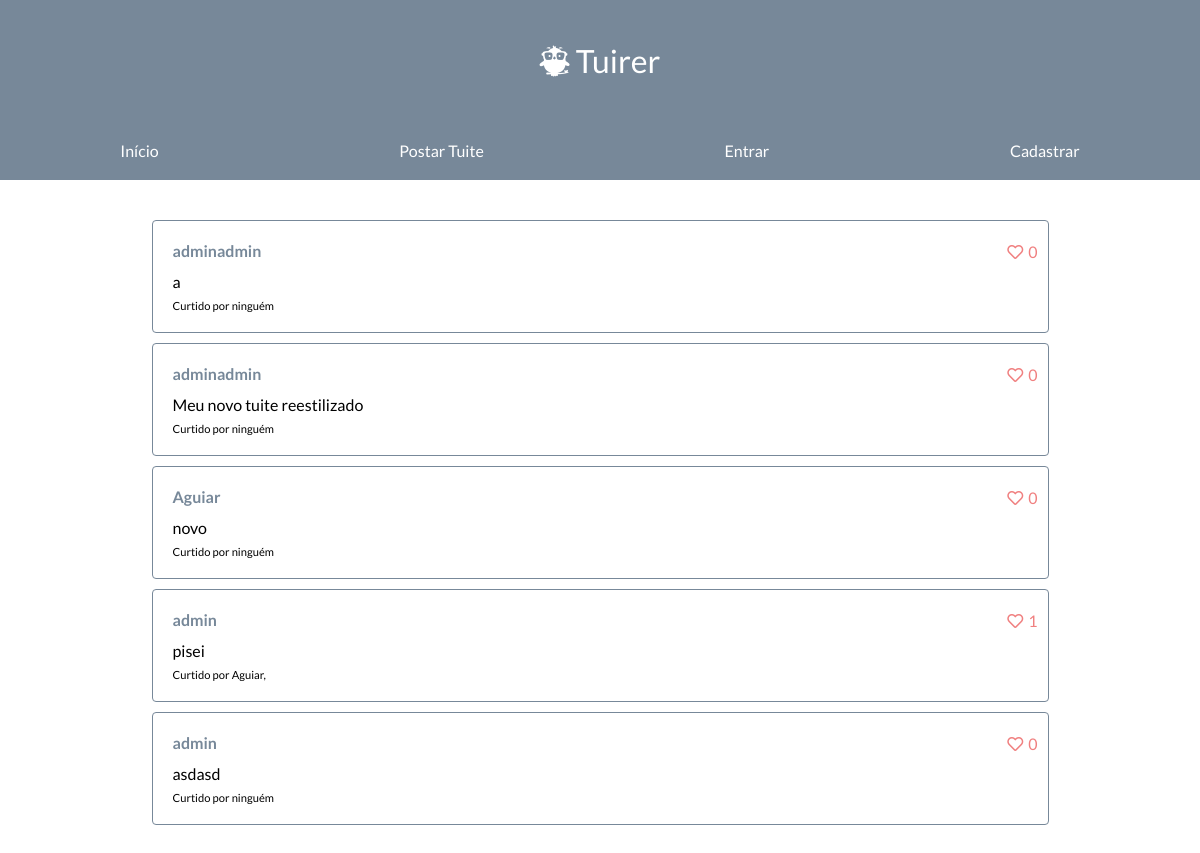
The page / on the database its author committed.
### tuites/models.py (models this page shows, shortened)
class Tuite(models.Model):
    content = models.CharField('Tuite', max_length=280)
    author = models.ForeignKey(
        'users.User',
        on_delete = models.CASCADE, #models.PROTECT protege da exclusão, e impede excluir o usuário até excluir os tuites
        related_name = 'tuites' #Permite chamar a partir do model de User os tuites que se relacionam com ele
    )
    date_created = models.DateTimeField(auto_now_add=True)
    liked_by = models.ManyToManyField('users.User', blank = True)
    @property
    def likes_count(self):
        return self.liked_by.count()
    objects = TuitesManager() #Sobrescrevendo o atributo objects para nosso manager criado, mas como herança, apenas herdando e colocando a mais
    class Meta:
        ordering = ('-date_created', )

### users/models.py (models this page shows, shortened)
class User(AbstractUser):
    picture = models.ImageField('Foto de perfil', default='img/blank-profile-picture.png')
    following = models.ManyToManyField('self', related_name="seguidores", symmetrical=False, blank=True)

### core/views.py (the view)
# urls.py: path('', index, name="index"),
def index(request):
    contexto = {
        'my_name': "Julia",
        'now': datetime.now(),
        'tuites': Tuite.objects.all(),
        'tuitesVisitante': Tuite.objects.all()[:5],
    }
    return render(request, 'home.html', contexto)

### tuites/context_processors.py (called while the page is built)
def eu(request):
    return {
        'eu': 'Vanessa'
    }

### tuites/templatetags/tuite_likes.py (called while the page is built)
@register.simple_tag(takes_context=True)
def tuite_liked_icon(context):
    user = context.get('user')
    tuite = context.get('tuite')
    user_has_liked = tuite.liked_by.filter(pk=user.pk).exists()
    if user_has_liked:
        return format_html('<i class="fas fa-heart"></i>')
    return format_html('<i class="far fa-heart"></i>')

### templates/home.html (shortened to what this page needs)
{% extends 'base.html' %}
{% block body %}
    <div class="container-tuites">
        {% if request.user.is_authenticated %}
            {% for tuite in tuites %}
                {% include 'includes/card.html' %}
            {% endfor %}
        {% else %}
            {% for tuite in tuitesVisitante %}
                {% include 'includes/card.html' %}
            {% endfor %}
        {% endif %}
    </div>
{% endblock %}

### templates/includes/card.html
{% load tuite_likes %}
<div class="card-tuite" id="{{ tuite.id }}">
        <div class="card-author"><b><a href="{% url 'users:profile' tuite.author.pk %}">{{tuite.author}}</a></b></div>
        <div class="card-content">
            {{tuite.content}}
        </div>
        <div class="likes">
            Curtido por
            {% for user in tuite.liked_by.all %}
                {{ user }},
            {% empty %}
                ninguém
            {% endfor %}
        </div>
        <div class="card-like">
            {% if request.user.is_authenticated %}
                <a href="{% url 'tuites:like' tuite.pk %}">
                    {% tuite_liked_icon %}
                </a>
            {% else %}
                <a href="{% url 'users:login' %}">
                    {% tuite_liked_icon %}
                </a>
            {% endif %}
            <p>{{ tuite.likes_count }}</p>
        </div>
</div>

### static/css/style.css (style rules this page uses)
body { background-color: white; margin: 0; }
html { font-size: 16px; font-family: 'Lato', sans-serif; }
a { text-decoration: none; }
.container-tuites { display: flex; flex-direction: column; align-items: center; margin-top: 40px; margin-bottom: 30px; }
.card-tuite { width: 70%; padding: 20px; padding-right: 35px; background: white; margin-bottom: 10px; border-radius: 4px; position: relative; border: 1px solid #778899; }
.card-author { padding-bottom: 12px; }
.card-author a { color: #778899; }
.card-content { padding-bottom: 8px; }
.card-like { display: flex; align-items: center; position: absolute; right: 10px; top: 21px; }
.card-like p { margin: 0; margin-left: 5px; color: lightcoral; }
.card-like a { color: lightcoral; }
.likes { font-size: 0.7rem; }

### rows shown on the page
Tuite: author "adminadmin", content "a", likes_count "0"
Tuite: author "adminadmin", content "Meu novo tuite reestilizado", likes_count "0"
Tuite: author "Aguiar", content "novo", likes_count "0"
Tuite: author "admin", content "pisei", likes_count "1"
User: username "Aguiar"
Tuite: author "admin", content "asdasd", likes_count "0"
